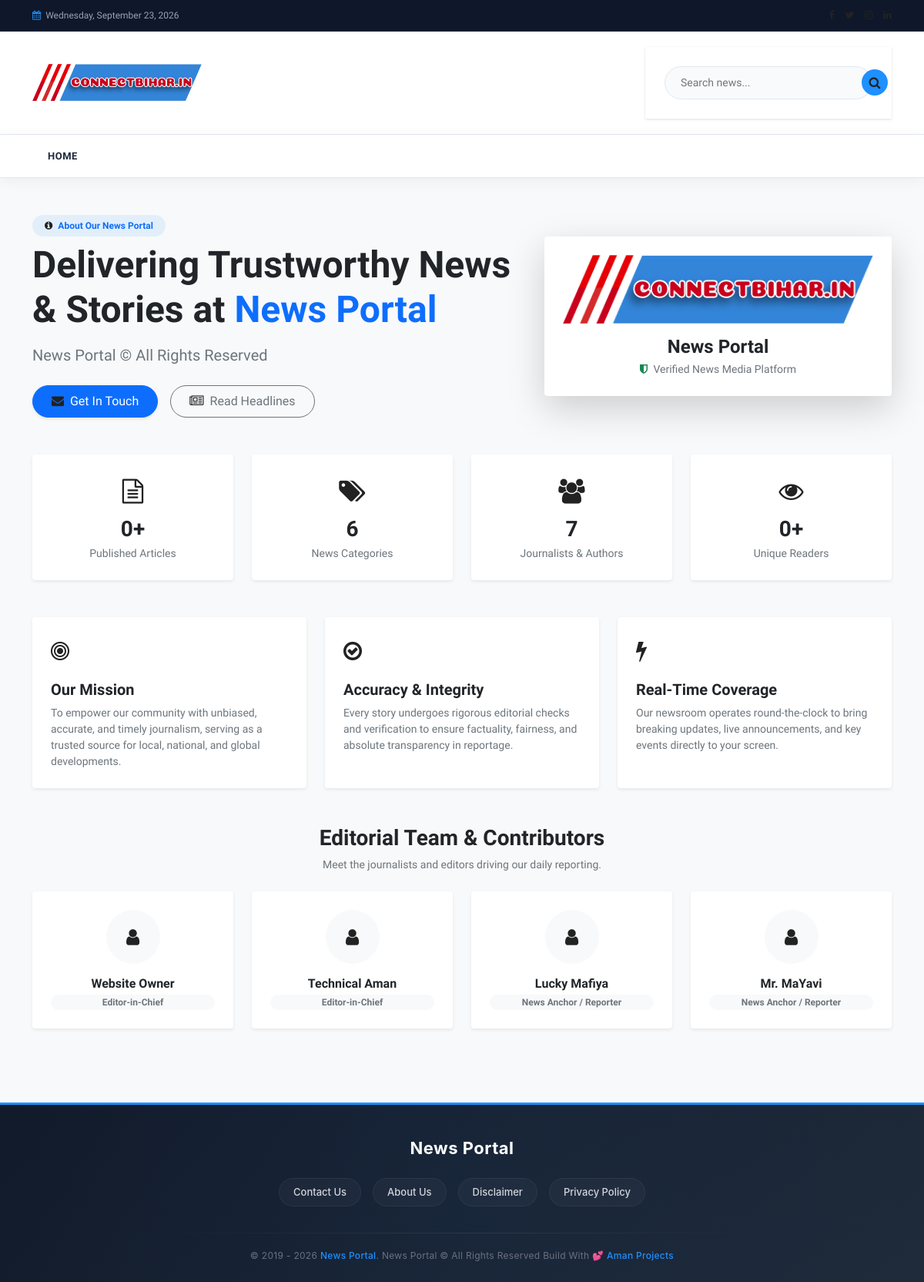
The page /aboutus.php on the database its author committed.
### tables this page shows
CREATE TABLE `settings` (
  `websitename` varchar(60) DEFAULT NULL,
  `favicon` varchar(255) DEFAULT NULL,
  `logo` varchar(255) DEFAULT NULL,
  `footerdesc` varchar(255) DEFAULT NULL,
  `keywords` text DEFAULT NULL,
  `watterMark` varchar(255) DEFAULT NULL,
  `workEmail` varchar(191) DEFAULT NULL,
  `websiteTitle` varchar(225) DEFAULT NULL,
  `websiteUrl` varchar(999) NOT NULL,
  `contactPhone` varchar(50) DEFAULT NULL,
  `contactAddress` text DEFAULT NULL,
  `metaDescription` text DEFAULT NULL,
  `metaAuthor` varchar(100) DEFAULT NULL,
  `robotsIndex` varchar(50) NOT NULL DEFAULT 'index, follow',
  `socialFacebook` varchar(255) DEFAULT NULL,
  `socialTwitter` varchar(255) DEFAULT NULL,
  `socialInstagram` varchar(255) DEFAULT NULL,
  `socialLinkedin` varchar(255) DEFAULT NULL,
  `socialYoutube` varchar(255) DEFAULT NULL,
  `socialWhatsapp` varchar(255) DEFAULT NULL,
  `googleAnalytics` text DEFAULT NULL,
  `googleAdsense` varchar(100) DEFAULT NULL,
  `customHeadCode` text DEFAULT NULL,
  `customFooterCode` text DEFAULT NULL,
  `maintenanceMode` tinyint(1) NOT NULL DEFAULT 0,
  `maintenanceMsg` text DEFAULT NULL,
  `mailDriver` varchar(20) NOT NULL DEFAULT 'mail',
  `smtpHost` varchar(191) DEFAULT NULL,
  `smtpPort` int(5) NOT NULL DEFAULT 587,
  `smtpUser` varchar(191) DEFAULT NULL,
  `smtpPass` text DEFAULT NULL,
  `smtpEncryption` varchar(10) NOT NULL DEFAULT 'tls',
  `smtpFromEmail` varchar(191) DEFAULT NULL,
  `smtpFromName` varchar(191) DEFAULT NULL
);

CREATE TABLE `user` (
  `user_id` int(10) UNSIGNED NOT NULL,
  `username` varchar(30) DEFAULT NULL,
  `first_name` varchar(30) NOT NULL,
  `last_name` varchar(30) NOT NULL,
  `phone` varchar(15) DEFAULT NULL,
  `email` varchar(225) DEFAULT NULL,
  `password` varchar(40) DEFAULT NULL,
  `role` int(11) NOT NULL DEFAULT 0,
  `userStatus` varchar(10) NOT NULL DEFAULT 'W',
  `rDate` timestamp NOT NULL DEFAULT current_timestamp(),
  `taken` int(11) DEFAULT NULL
);

### config.php (called while the page is built, shortened)
<?php
$hostname = 'localhost';
$username = 'root';
$password = '';
$dbname = 'blog2';
$conn = mysqli_connect($hostname, $username, $password, $dbname);
$settings_query = mysqli_query($conn, 'SELECT * FROM settings');
if ($settings_query && mysqli_num_rows($settings_query) > 0) {
    $settings = mysqli_fetch_assoc($settings_query);
    $baseurl = $settings['websiteUrl'] ?? '';
} else {
    $settings = [];
    $baseurl = '';
}

### aboutus.php (the view, shortened to what this page needs)
<?php
include_once "header.php";
$total_posts = 0;
$total_cats = 0;
$total_authors = 0;
$total_visitors = 0;
$p_count_res = mysqli_query($conn, "SELECT COUNT(*) as cnt FROM post WHERE postStatus = 'Y'");
if ($p_count_res && $row = mysqli_fetch_assoc($p_count_res)) {
  $total_posts = (int)$row['cnt'];
}
$c_count_res = mysqli_query($conn, "SELECT COUNT(*) as cnt FROM category");
if ($c_count_res && $row = mysqli_fetch_assoc($c_count_res)) {
  $total_cats = (int)$row['cnt'];
}
$a_count_res = mysqli_query($conn, "SELECT COUNT(*) as cnt FROM user");
if ($a_count_res && $row = mysqli_fetch_assoc($a_count_res)) {
  $total_authors = (int)$row['cnt'];
}
$v_count_res = mysqli_query($conn, "SELECT COUNT(DISTINCT ip) as cnt FROM visitors");
if ($v_count_res && $row = mysqli_fetch_assoc($v_count_res)) {
  $total_visitors = (int)$row['cnt'];
}
$authors = [];
$author_query = "SELECT user_id, first_name, last_name, username, role FROM user ORDER BY user_id ASC LIMIT 4";
$author_res = mysqli_query($conn, $author_query);
if ($author_res && mysqli_num_rows($author_res) > 0) {
  while ($a_row = mysqli_fetch_assoc($author_res)) {
    $authors[] = $a_row;
  }
}
?>
<main class="py-5 bg-light">
  <div class="container">
    <div class="row align-items-center mb-5">
      <div class="col-lg-7 mb-4 mb-lg-0">
        <span class="badge bg-primary-soft text-primary px-3 py-2 rounded-pill fw-semibold mb-2">
          <i class="fa fa-info-circle me-1"></i> About Our News Portal
        </span>
        <h1 class="display-5 fw-bold text-dark mb-3">
          Delivering Trustworthy News &amp; Stories at <span class="text-primary"><?php echo htmlspecialchars($settings['websitename'] ?? 'Our Portal'); ?></span>
        </h1>
        <p class="lead text-muted mb-4">
          <?php echo htmlspecialchars($settings['footerdesc'] ?? 'We are dedicated to providing accurate, real-time, and comprehensive news coverage across technology, politics, sports, entertainment, and local community updates.'); ?>
        </p>
        <div class="d-flex gap-3 flex-wrap">
          <a href="contactus.php" class="btn btn-primary px-4 py-2 rounded-pill shadow-sm">
            <i class="fa fa-envelope me-1"></i> Get In Touch
          </a>
          <a href="index.php" class="btn btn-outline-secondary px-4 py-2 rounded-pill">
            <i class="fa fa-newspaper-o me-1"></i> Read Headlines
          </a>
        </div>
      </div>
      <div class="col-lg-5 text-center">
        <div class="card border-0 shadow-lg rounded-4 p-4 text-center bg-white position-relative">
          <?php if (!empty($settings['logo'])): ?>
            <img src="./assets/images/<?php echo htmlspecialchars($settings['logo']); ?>" alt="<?php echo htmlspecialchars($settings['websitename'] ?? ''); ?>" class="img-fluid mx-auto mb-3" style="max-height: 110px; object-fit: contain;">
          <?php else: ?>
            <div class="py-4 text-primary fs-1 fw-bold"><i class="fa fa-globe"></i></div>
          <?php endif; ?>
          <h4 class="fw-bold text-dark mb-1"><?php echo htmlspecialchars($settings['websitename'] ?? 'News Portal'); ?></h4>
          <p class="text-muted small mb-0"><i class="fa fa-shield text-success me-1"></i> Verified News Media Platform</p>
        </div>
      </div>
    </div>
    <div class="row g-4 mb-5">
      <div class="col-6 col-md-3">
        <div class="card border-0 shadow-sm rounded-4 p-4 text-center h-100 bg-white hover-card">
          <div class="text-primary fs-2 mb-2"><i class="fa fa-file-text-o"></i></div>
          <h3 class="fw-bold text-dark mb-1"><?php echo number_format($total_posts); ?>+</h3>
          <span class="text-muted small fw-semibold">Published Articles</span>
        </div>
      </div>
      <div class="col-6 col-md-3">
        <div class="card border-0 shadow-sm rounded-4 p-4 text-center h-100 bg-white hover-card">
          <div class="text-success fs-2 mb-2"><i class="fa fa-tags"></i></div>
          <h3 class="fw-bold text-dark mb-1"><?php echo number_format($total_cats); ?></h3>
          <span class="text-muted small fw-semibold">News Categories</span>
        </div>
      </div>
      <div class="col-6 col-md-3">
        <div class="card border-0 shadow-sm rounded-4 p-4 text-center h-100 bg-white hover-card">
          <div class="text-info fs-2 mb-2"><i class="fa fa-users"></i></div>
          <h3 class="fw-bold text-dark mb-1"><?php echo number_format($total_authors); ?></h3>
          <span class="text-muted small fw-semibold">Journalists &amp; Authors</span>
        </div>
      </div>
      <div class="col-6 col-md-3">
        <div class="card border-0 shadow-sm rounded-4 p-4 text-center h-100 bg-white hover-card">
          <div class="text-warning fs-2 mb-2"><i class="fa fa-eye"></i></div>
          <h3 class="fw-bold text-dark mb-1"><?php echo number_format($total_visitors); ?>+</h3>
          <span class="text-muted small fw-semibold">Unique Readers</span>
        </div>
      </div>
    </div>
    <div class="row g-4 mb-5">
      <div class="col-md-4">
        <div class="card border-0 shadow-sm rounded-4 p-4 h-100 bg-white">
          <div class="text-primary fs-3 mb-3"><i class="fa fa-bullseye"></i></div>
          <h4 class="fw-bold text-dark h5 mb-2">Our Mission</h4>
          <p class="text-muted small mb-0">
            To empower our community with unbiased, accurate, and timely journalism, serving as a trusted source for local, national, and global developments.
          </p>
        </div>
      </div>
      <div class="col-md-4">
        <div class="card border-0 shadow-sm rounded-4 p-4 h-100 bg-white">
          <div class="text-success fs-3 mb-3"><i class="fa fa-check-circle-o"></i></div>
          <h4 class="fw-bold text-dark h5 mb-2">Accuracy &amp; Integrity</h4>
          <p class="text-muted small mb-0">
            Every story undergoes rigorous editorial checks and verification to ensure factuality, fairness, and absolute transparency in reportage.
          </p>
        </div>
      </div>
      <div class="col-md-4">
        <div class="card border-0 shadow-sm rounded-4 p-4 h-100 bg-white">
          <div class="text-warning fs-3 mb-3"><i class="fa fa-bolt"></i></div>
          <h4 class="fw-bold text-dark h5 mb-2">Real-Time Coverage</h4>
          <p class="text-muted small mb-0">
            Our newsroom operates round-the-clock to bring breaking updates, live announcements, and key events directly to your screen.
          </p>
        </div>
      </div>
    </div>
    <?php if (!empty($authors)): ?>
      <div class="mb-5">
        <div class="text-center mb-4">
          <h3 class="fw-bold text-dark">Editorial Team &amp; Contributors</h3>
          <p class="text-muted small mx-auto" style="max-width: 500px;">Meet the journalists and editors driving our daily reporting.</p>
        </div>
        <div class="row g-4 justify-content-center">
          <?php foreach ($authors as $author):
            $full_name = trim(($author['first_name'] ?? '') . ' ' . ($author['last_name'] ?? ''));
            $role_title = ($author['role'] == 1) ? 'Editor-in-Chief' : (($author['role'] == 2) ? 'Senior Journalist' : 'News Anchor / Reporter');
          ?>
            <div class="col-6 col-md-3 text-center">
              <div class="card border-0 shadow-sm rounded-4 p-4 h-100 bg-white hover-card">
                <div class="mx-auto mb-3 rounded-circle bg-light d-flex align-items-center justify-content-center text-primary fw-bold" style="width: 70px; height: 70px; font-size: 1.5rem;">
                  <i class="fa fa-user"></i>
                </div>
                <h5 class="fw-bold text-dark h6 mb-1"><?php echo htmlspecialchars($full_name); ?></h5>
                <small class="badge bg-light text-secondary rounded-pill"><?php echo htmlspecialchars($role_title); ?></small>
              </div>
            </div>
          <?php endforeach; ?>
        </div>
      </div>
    <?php endif; ?>
  </div>
</main>
<?php include_once "footer.php"; ?>

### header.php (shortened to what this page needs)
<?php
include 'config.php';
$settings_query = mysqli_query($conn, 'SELECT * FROM settings');
$settings = mysqli_fetch_assoc($settings_query) ?: [];
$auth = basename($_SERVER['SCRIPT_NAME']);
?>
<!DOCTYPE html>
<html lang="en">
<head>
  <link rel="stylesheet" href="<?php echo htmlspecialchars($baseurl); ?>/assets/css/bootstrap.min.css">
  <link rel="stylesheet" href="https://cdnjs.cloudflare.com/ajax/libs/font-awesome/4.7.0/css/font-awesome.min.css">
  <link rel="stylesheet" href="<?php echo htmlspecialchars($baseurl); ?>/assets/css/style.css">
</head>
<body>
  <div class="top-bar">
    <div class="container">
      <div class="top-bar-inner">
        <div class="top-bar-left">
          <div class="top-bar-date">
            <i class="fa fa-calendar"></i>
            <span><?php echo date("l, F d, Y"); ?></span>
          </div>
        </div>
        <div class="top-bar-right">
          <div class="top-bar-social">
            <a href="#"><i class="fa fa-facebook"></i></a>
            <a href="#"><i class="fa fa-twitter"></i></a>
            <a href="#"><i class="fa fa-instagram"></i></a>
            <a href="#"><i class="fa fa-linkedin"></i></a>
          </div>
        </div>
      </div>
    </div>
  </div>
  <div class="main-header">
    <div class="container">
      <div class="main-header-inner">
        <a href="./" class="logo-container">
          <img src="./assets/images/<?php echo htmlspecialchars($settings['logo'] ?? ''); ?>" alt="<?php echo htmlspecialchars($settings['websitename'] ?? ''); ?>" loading="lazy">
        </a>
        <div class="header-search">
          <form action="search.php" method="GET">
            <input type="text" name="search" placeholder="Search news..." required>
            <button type="submit">
              <i class="fa fa-search"></i>
            </button>
          </form>
        </div>
      </div>
    </div>
  </div>
  <div class="modern-navbar">
    <div class="container">
      <div class="row">
        <div class="col-md-12">
          <div class="navbar-wrapper">
            <ul class="menu" id="navMenu">
              <li>
                <a class="<?php echo ($auth === 'index.php') ? 'active' : ''; ?>" href="./">Home</a>
              </li>
            </ul>
          </div>
        </div>
      </div>
    </div>
  </div>

### footer.php (shortened to what this page needs)
<?php
$footer_desc = $settings['footerdesc'] ?? '';
?>
<div id="footer">
  <div class="container">
    <div class="footer-content">
      <div class="footer-logo">
        <?php echo htmlspecialchars($settings['websitename'] ?? 'News Website'); ?>
      </div>
      <div class="footer-links">
        <a href="./contactus.php">Contact Us</a>
        <a href="./aboutus.php">About Us</a>
        <a href="./disclaimer.php">Disclaimer</a>
        <a href="./privacy-policy.php">Privacy Policy</a>
      </div>
      <div class="footer-divider"></div>
      <div class="copyright">
        &copy; 2019 - <?php echo date('Y'); ?>
        <a href="/"><?php echo htmlspecialchars($settings['websitename'] ?? 'News Portal'); ?></a>.
        <?php echo htmlspecialchars($footer_desc); ?> Build With 💕 <a href="https://amanprojects.com/" title="Aman Projects" target="_blank">Aman Projects</a>
      </div>
    </div>
  </div>
</div>
</body>
</html>

### rows shown on the page
settings: logo (picture), websitename "News Portal", footerdesc "News Portal © All Rights Reserved"
user: full_name "Website Owner", role "Editor-in-Chief"
user: full_name "Technical Aman", role "Editor-in-Chief"
user: full_name "Lucky Mafiya", role "News Anchor / Reporter"
user: full_name "Mr. MaYavi", role "News Anchor / Reporter"

### other values the page prints
$total_posts "0"
$total_cats "6"
$total_authors "7"
$total_visitors "0"
